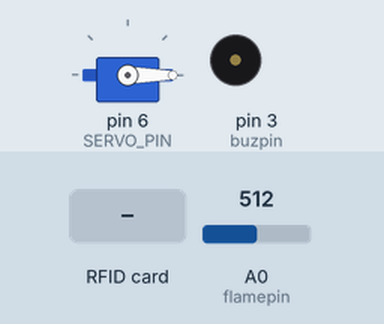
A sketch run on a simulated Arduino Uno, built with avr-gcc and run on an emulated ATmega328P. On the bench: servo, buzzer (waves = sounding). Wiring (inferred from the names in the program): IR receiver: data pin 7. Inputs (shaded band) come from the test bench; at power-on: A0 (flamepin) = 512.

Above: at 1.2 s.
1.3 s: A0 (flamepin) set to 85
3.3 s: A0 (flamepin) set to 72
At 4.34 s:
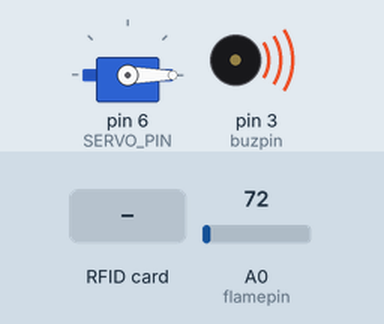
7.4 s: RFID card E3 68 47 1C held to the reader
At 9.4 s:
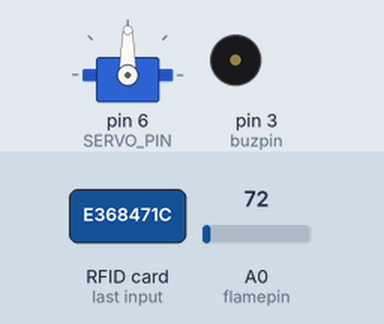
9.7 s: A0 (flamepin) set to 90
At 12.5 s:
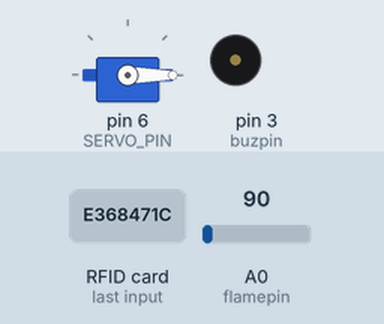
13.7 s: A0 (flamepin) set to 70
At 15.2 s:
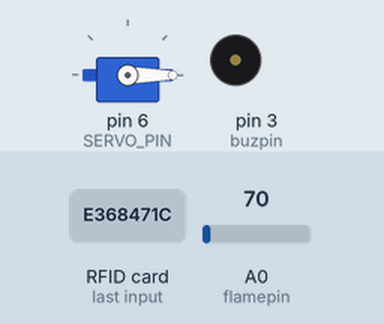
Timing chart, 0 to 18.8 s (numbered marks = the images above; inputs shaded):
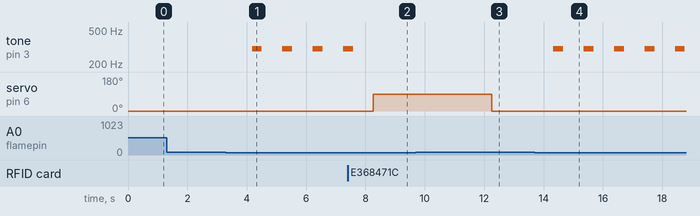

The sketch:

garage.code.ino
```cpp
#include <SPI.h>
#include <MFRC522.h>
#include <Servo.h>
#define SERVO_PIN 6
#define RST_PIN 9
#define SS_PIN 10
int IRsensor =7;
int flamepin =A0;
int buzpin=3;
int threshold=80;
int flamesenvalue=0;
byte readCard[4];
String MasterTag = "E368471C";  // REPLACE this Tag ID with your Tag ID!!! E3 68 47 1C


String tagID = "";

Servo myServo;
MFRC522 mfrc522(SS_PIN, RST_PIN);

void setup()
{

  SPI.begin(); // SPI bus
  mfrc522.PCD_Init(); // MFRC522
  myServo.attach(SERVO_PIN);
  myServo.write(0);
  pinMode(flamepin, INPUT);
  pinMode(IRsensor,INPUT);
  pinMode(buzpin, OUTPUT);


}

void loop()
{

   while (getID())
  {
    if (tagID == MasterTag)
    {

        myServo.write(90);
        delay(4000);
        myServo.write(0);


      // You can write any code here like opening doors, switching on a relay, lighting up an LED, or anything else you can think of.
    }
    else
    {
             myServo.write(0);

    }

  }
  flamesenvalue=analogRead(flamepin);
Serial.println(flamesenvalue);
if(flamesenvalue<=threshold){
  tone(buzpin,300,330);
}


if(digitalRead(IRsensor)==HIGH){
  delay(1000);
  myServo.write(0);
}
else{
  myServo.write(90);
}
  //Wait until new tag is available


}

//Read new tag if available
boolean getID()
{
  // Getting ready for Reading PICCs
  if ( ! mfrc522.PICC_IsNewCardPresent()) { //If a new PICC placed to RFID reader continue
  return false;
  }
  if ( ! mfrc522.PICC_ReadCardSerial()) { //Since a PICC placed get Serial and continue
  return false;
  }
  tagID = "";
  for ( uint8_t i = 0; i < 4; i++) { // The MIFARE PICCs that we use have 4 byte UID
  //readCard[i] = mfrc522.uid.uidByte[i];
  tagID.concat(String(mfrc522.uid.uidByte[i], HEX)); // Adds the 4 bytes in a single String variable
  }
  tagID.toUpperCase();
  mfrc522.PICC_HaltA(); // Stop reading
  return true;
}
```

Measured:
- the behaviour switches between 81 and 80 on A0 (flamepin) (found by bisection; images 0 and 1)
- after the input at 1.3 s, every drawn part: stays the same
- after the input at 3.3 s, tone on pin 3 (buzpin): alternates 300 Hz for 0.33 s and silent for 0.70 s, starting after 0.88 s
- after the input at 7.4 s, tone on pin 3 (buzpin): goes on until 7.6 s, then stays silent; servo on pin 6 (SERVO_PIN): 0° → 90° after 0.86 s
- after the input at 9.7 s, tone on pin 3 (buzpin): stops changing and stays silent
- after the input at 13.7 s, tone on pin 3 (buzpin): alternates 300 Hz for 0.33 s and silent for 0.70 s, starting after 0.63 s
